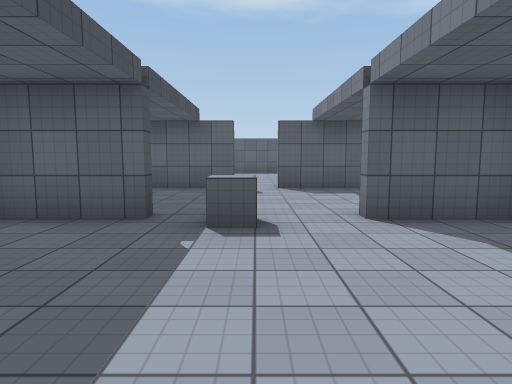
View 1 (above)

18 first-person views from a walk through a Unity game level. The camera is 1.4 m above the floor, tilts 6° down and sees 75° across. The floor is counted in squares, 2 m on a side. Each view is taken from the middle of a square. On the plan, view 1 faces up. The plan holds only what a view shows up to about 10 squares ahead; the rest is blank. The place goes on beyond the plan. The player character is not drawn. Surface patterns are stand-ins for the level's own textures.

View 2
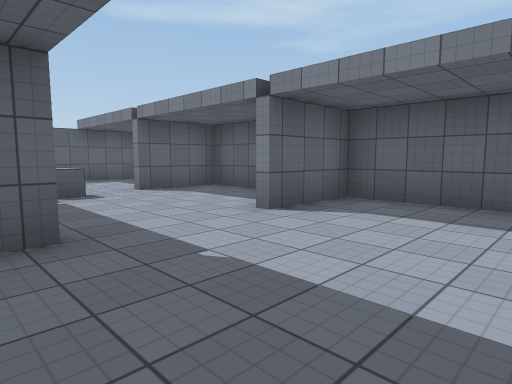

View 3
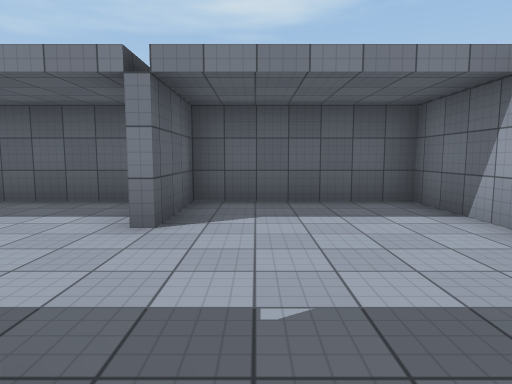

View 4
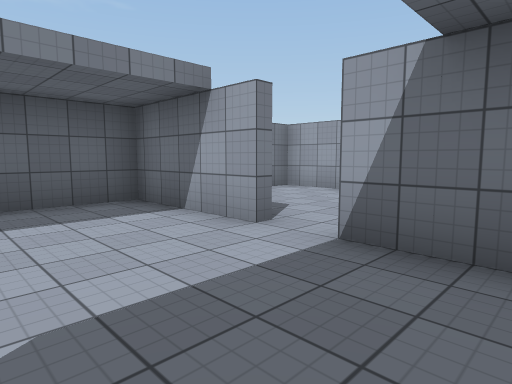

View 5
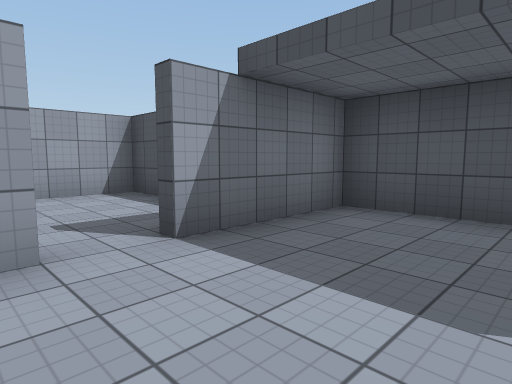

View 6
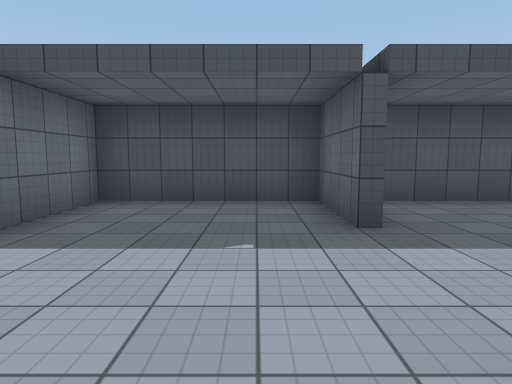

View 7
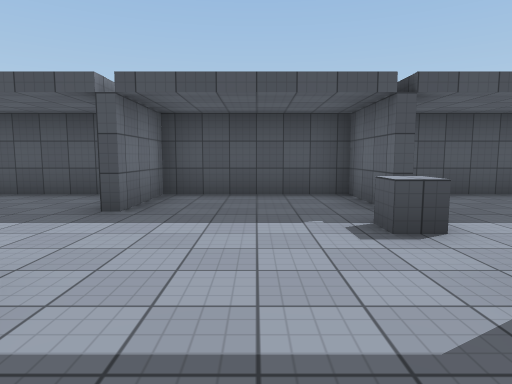

View 8
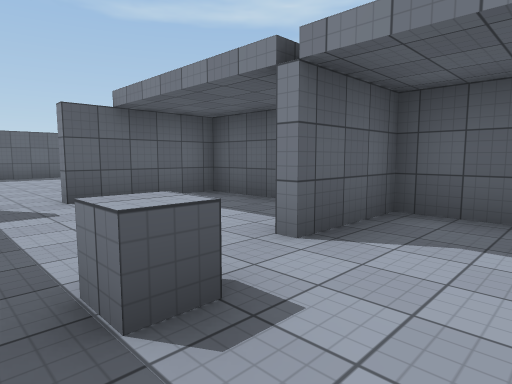

View 9
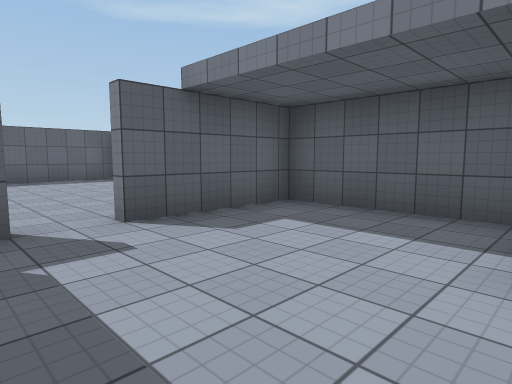

View 10
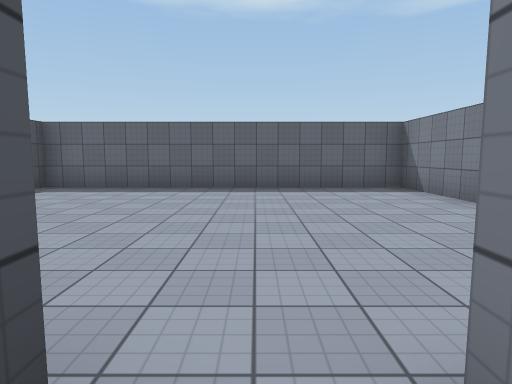

View 11
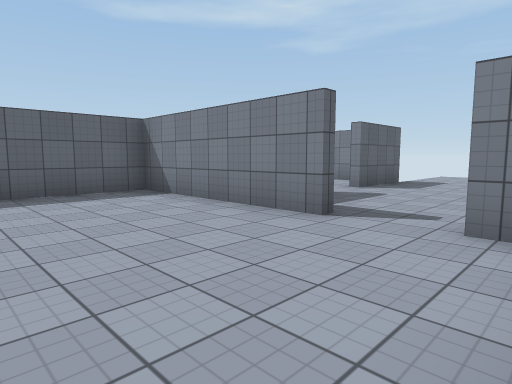

View 12
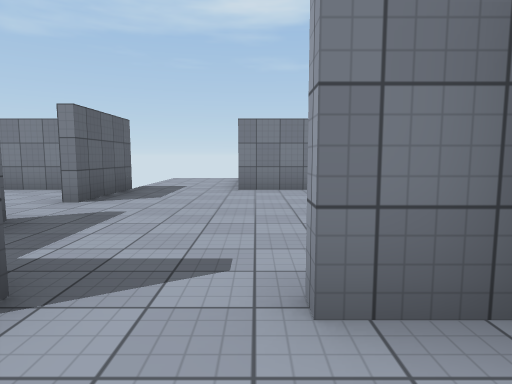

View 13
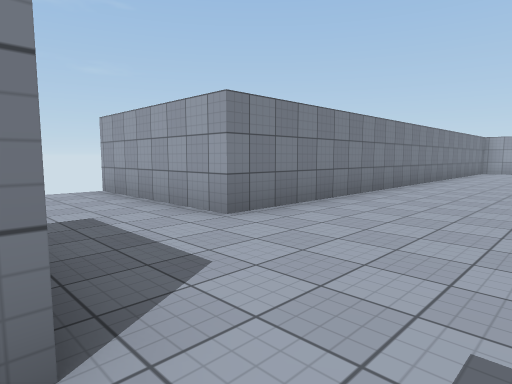

View 14
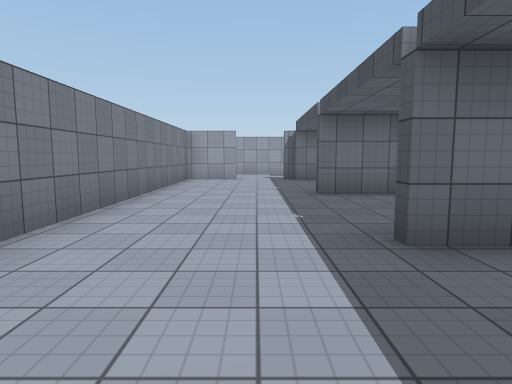

View 15
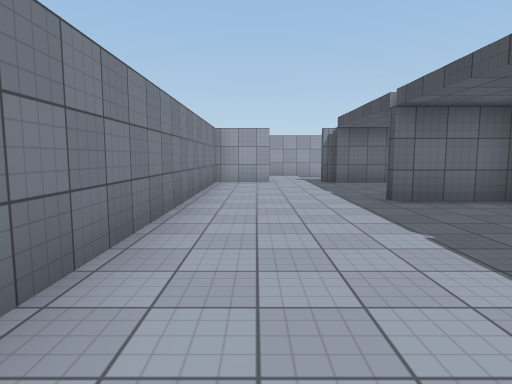

View 16
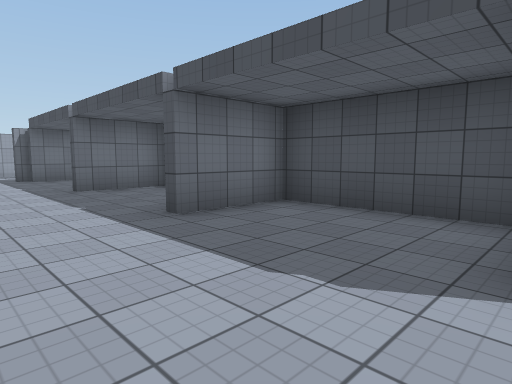

View 17
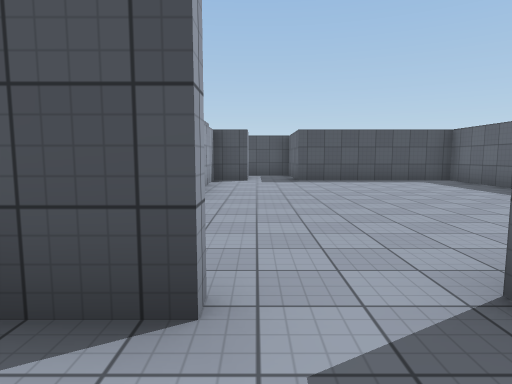

View 18
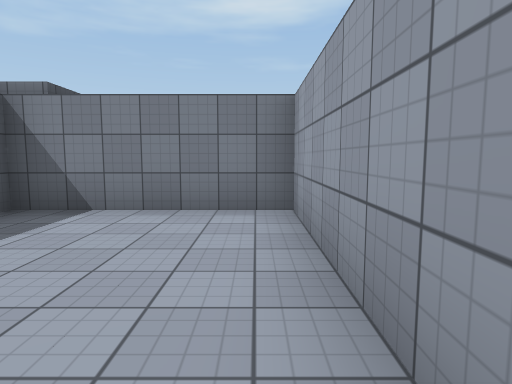

### Floor plan
Points are (right, up) in squares from view 1. A wall is a line through its corners. A room is listed if a view was taken in it or the views show most of it. See-through windows are left out.
Room 1 (views 1, 2, 3, 4, 5, 6, 7, 8, 9, 10, 11)
walls: (-1.1, 3.7) (-3.3, 3.7) (-3.3, 0.3) (-1.2, 0.3); (-1.1, 0) (-3.3, 0) (-3.3, -3.5) (-0.5, -3.5); (3.4, 1) (3.4, 3.7) (1.2, 3.7); (3.4, 4.5) (3.4, 7.5) (0.5, 7.5); (-0.4, 7.5) (-2.4, 7.5); (0.4, -3.5) (3.4, -3.5) (3.4, 0) (1.2, 0); (-3.3, 6.9) (-3.3, 4.9)
ways out: opening at (0, 8) to room 2; opening at (0, -4) to room 4
Room 2 (view 12)
walls: (3.4, 10.1) (3.4, 14.7) (-4.9, 14.7) (-4.9, 10.2); (-4.9, 7.8) (-3.1, 7.8); (3.4, 7.9) (3.4, 8.8)
ways out: opening at (0, 8) to room 1; opening at (4, 9.5) to room 3; opening at (-5.5, 9.5)
Room 3 (views 13, 14, 15, 16, 17)
walls: (3.8, 6.5) (3.8, 3.4) (5.9, 3.4); (3.6, 8.9) (3.6, 7.9); (3.8, -0.3) (5.9, -0.3); (9.4, 11.7) (7.1, 11.7); (7.5, -4.4) (9.1, -4.4) (9.1, 9.4) (13.1, 9.4); (4.4, -4.1) (5.9, -4.1)
ways out: opening at (4, 9.5) to room 2; opening at (6.5, 12); opening at (7, -5)
Room 4 (view 18)
walls: (-2.1, -7.5) (3.4, -7.5) (3.4, -3.8)
ways out: opening at (0, -4) to room 1

Where each view was taken, in squares from view 1:
view 1: 0 up, 0 right, facing up
view 2: 3 down, 2 left, facing up-right
view 3: 1 down, 2 left, facing right
view 4: 1 down, 2 left, facing down-right
view 5: 1 down, 1 right, facing down-left
view 6: 1 down, 2 right, facing left
view 7: 2 up, 3 right, facing left
view 8: 2 up, 1 left, facing up-right
view 9: 4 up, 1 left, facing up-right
view 10: 7 up, 0 right, facing up
view 11: 8 up, 0 right, facing up-right
view 12: 9 up, 2 right, facing right
view 13: 12 up, 6 right, facing down-right
view 14: 6 up, 7 right, facing down
view 15: 5 up, 8 right, facing down
view 16: 7 up, 8 right, facing down-left
view 17: 9 up, 5 right, facing left
view 18: 7 down, 1 left, facing right
